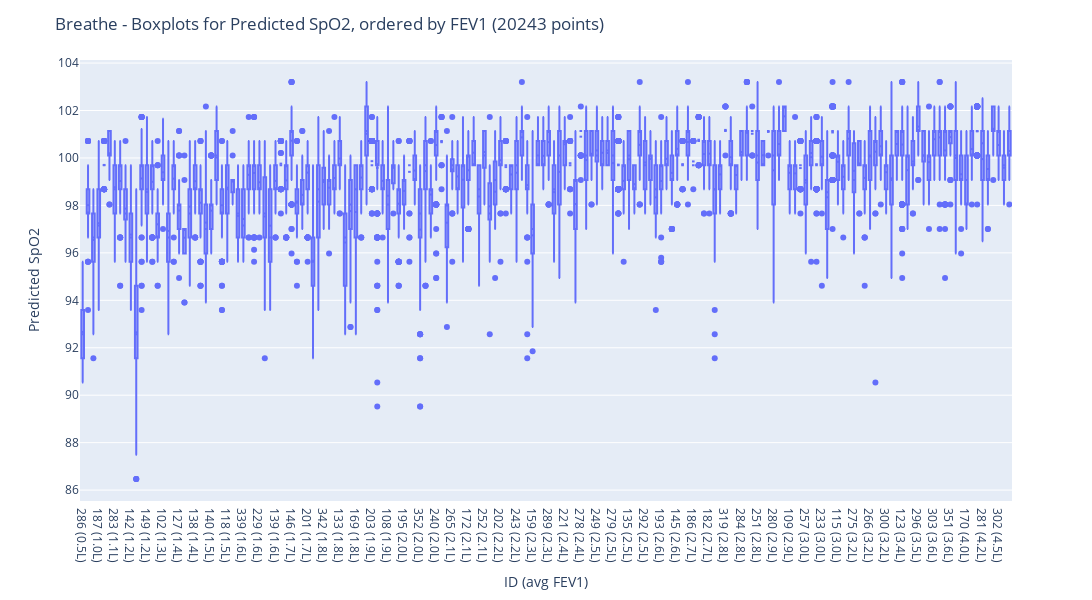

Source (notebook cell):
### Markdown cell above
# SpO2 boxplots per individual

### Code cell
# Parametrisation
## O2 Saturation
O2_col = "O2 Saturation"
O2_col = "Predicted SpO2"

# Sort values by ascending FEV1 % Predicted
FEV1_col = "FEV1 % Predicted"
FEV1_col = "Predicted FEV1"
FEV1_col = "FEV1"

gender = "both"
# gender = "male"
# gender = "female"

if gender == "both":
    df_plot = df
    title_suffix = ""
elif gender == "male":
    df_plot = df[df.Sex == "Male"]
    title_suffix = ", males only"
elif gender == "female":
    df_plot = df[df.Sex == "Female"]
    title_suffix = ", females only"

df_plot = df_plot.sort_values(
    by=[FEV1_col if FEV1_col == "Predicted FEV1" else f"{FEV1_col}_avg"]
)

title = f"Breathe - Boxplots for {O2_col}, ordered by {FEV1_col} ({df_plot.shape[0]} points{title_suffix})"

fig = px.box(
    df_plot,
    x=f"ID ({FEV1_col if FEV1_col == 'Predicted FEV1' else 'avg ' + FEV1_col})",
    y=O2_col,
)
# Add title
fig.update_layout(title=title)
fig.update_traces(boxmean=True)

# Update fig size
fig.update_layout(height=600, width=3000)
fig.show()
fig.write_image("{}/Factors - {}.pdf".format(plotsdir, title))

### Figure 1 — Plotly figure (JSON) as saved in the notebook; plotly's stock layout.template omitted (floating-point values rounded to 4 significant figures; data arrays with more than 128 entries replaced by an {"elided": "..."} marker saying what was removed)
{"data": [{"alignmentgroup": "True", "boxmean": true, "hovertemplate": "ID (avg FEV1)=%{x}<br>Predicted SpO2=%{y}<extra></extra>", "legendgroup": "", "marker": {"color": "#636efa"}, "name": "", "notched": false, "offsetgroup": "", "orientation": "v", "showlegend": false, "type": "box", "x": {"elided": "20243 str values"}, "x0": " ", "xaxis": "x", "y": {"elided": "20243 float values"}, "y0": " ", "yaxis": "y"}], "layout": {"boxmode": "group", "height": 600, "legend": {"tracegroupgap": 0}, "margin": {"t": 60}, "title": {"text": "Breathe - Boxplots for Predicted SpO2, ordered by FEV1 (20243 points)"}, "width": 3000, "xaxis": {"anchor": "y", "domain": [0, 1], "title": {"text": "ID (avg FEV1)"}}, "yaxis": {"anchor": "x", "domain": [0, 1], "title": {"text": "Predicted SpO2"}}}}
